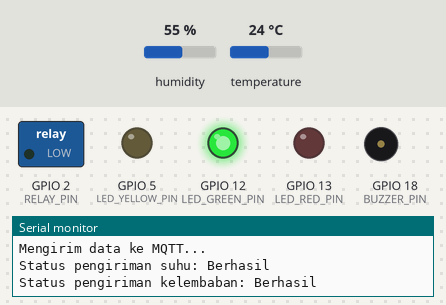
Simulated run of this sketch. Board: ESP32. On the bench: switched loads named in the sketch (green lamp = pin HIGH), output pins drawn as LEDs (lit = HIGH), buzzer (waves = sounding, pin HIGH), the last lines printed to the serial monitor. The test bench sets the inputs (shaded band); at power-on: temperature 24 °C, humidity 55 %. WiFi joins after 1.5 s; servers stay silent unless stated; no MQTT or app messages arrive unless stated.

Above: at 2.7 s.
2.8 s: temperature set to 29.3 °C
5.5 s: temperature set to 30.7 °C
At 6.3 s:
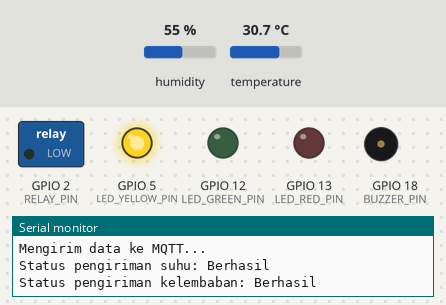
8.2 s: temperature set to 34.6 °C
10.9 s: temperature set to 35.6 °C
At 12.3 s:
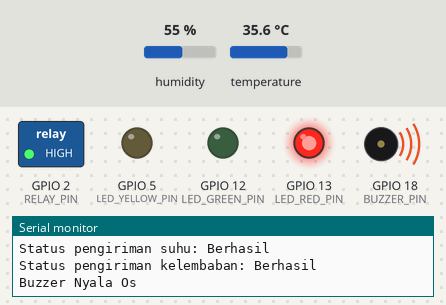
13.6 s: temperature set to 12 °C
At 14.2 s:
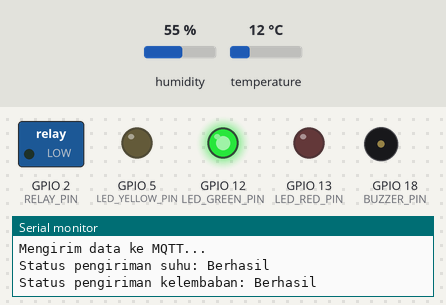
16.3 s: temperature set to 33 °C
At 18.1 s:
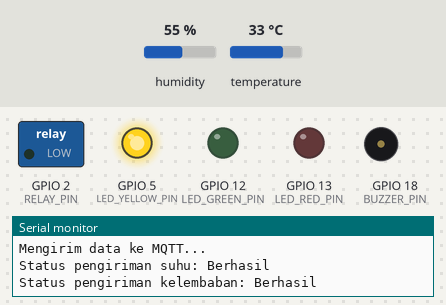
Timing chart, 0 to 19.6 s (numbered marks = the images above; inputs shaded):
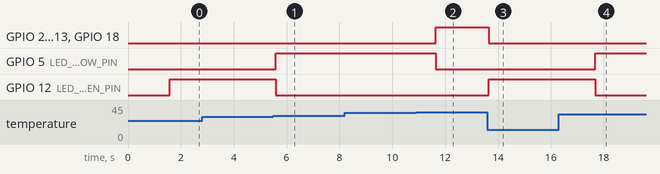

The sketch:

sketch.ino
```cpp
#include "WiFi.h"
#include "PubSubClient.h"
#include "DHT.h"

// Konfigurasi WiFi
const char* ssid = "Wokwi-GUEST";
const char* pass = "";

// Konfigurasi broker MQTT
const char* mqtt_server = "broker.hivemq.com"; // Ganti dengan alamat broker Anda
const int mqtt_port = 1883;
const char* mqtt_client_id = "UTS_PemIoT_Farel_042";
const char* topic_suhu = "UTS_PemIoT_Farel_Suhu_042";
const char* topic_kelembaban = "UTS_PemIoT_Farel_Kelembaban_042";
const char* topic_relay = "UTS_PemIoT_Farel_Relay_042";

// Konfigurasi sensor DHT
#define DHTPIN 4         // Pin DHT22 ke pin 4 di ESP32
#define DHTTYPE DHT22    // Jenis sensor DHT22

// Konfigurasi pin
#define LED_RED_PIN 13    // LED Merah ke pin 13
#define LED_YELLOW_PIN 5  // LED Kuning ke pin 5
#define LED_GREEN_PIN 12  // LED Hijau ke pin 12
#define BUZZER_PIN 18     // Buzzer ke pin 18
#define RELAY_PIN 2       // Relay ke pin 2

DHT dht(DHTPIN, DHTTYPE); // Inisialisasi objek DHT
WiFiClient espClient;
PubSubClient client(espClient);

void setup_wifi() {
  delay(10);
  Serial.println("Menghubungkan ke WiFi...");
  WiFi.begin(ssid, pass);

  while (WiFi.status() != WL_CONNECTED) {
    delay(500);
    Serial.print(".");
  }

  Serial.println("\nTerhubung ke WiFi");
  Serial.print("Alamat IP: ");
  Serial.println(WiFi.localIP());
}

void reconnect() {
  while (!client.connected()) {
    Serial.print("Attempting MQTT connection...");
    if (client.connect(mqtt_client_id)) {
      Serial.println("connected");
      client.publish("UTS_PemIoT_Farel_042", "Berhasil Masuk Pak Haji");
      client.subscribe("UTS_PemIoT_Farel_042");
    } else {
      Serial.print("failed, rc=");
      Serial.print(client.state());
      Serial.println(" try again in 5 seconds");
      delay(5000);
    }
  }
}

void setup() {
  // Setup Serial Monitor
  Serial.begin(115200);

  setup_wifi();  // Menghubungkan ke WiFi
  client.setServer(mqtt_server, mqtt_port);

  // Setup sensor DHT22
  dht.begin();

  // Setup pin
  pinMode(LED_RED_PIN, OUTPUT);
  pinMode(LED_YELLOW_PIN, OUTPUT);
  pinMode(LED_GREEN_PIN, OUTPUT);
  pinMode(BUZZER_PIN, OUTPUT);
  pinMode(RELAY_PIN, OUTPUT);
}

void loop() {
  if (!client.connected()) {
    reconnect();
  }
  client.loop();

  // Membaca suhu dan kelembaban
  float suhu = dht.readTemperature();
  float kelembaban = dht.readHumidity();

  if (isnan(suhu) || isnan(kelembaban)) {
    Serial.println("Gagal membaca sensor!");
    return;
  }

  // Menampilkan suhu dan kelembaban di Serial Monitor
  Serial.print("Suhu: ");
  Serial.print(suhu);
  Serial.print(" C\t");
  Serial.print("Kelembaban: ");
  Serial.print(kelembaban);
  Serial.println(" %");

  // Debugging pengiriman data ke MQTT
  Serial.println("Mengirim data ke MQTT...");
  bool suhuSent = client.publish(topic_suhu, String(suhu).c_str());
  bool kelembabanSent = client.publish(topic_kelembaban, String(kelembaban).c_str());
  Serial.print("Status pengiriman suhu: ");
  Serial.println(suhuSent ? "Berhasil" : "Gagal");
  Serial.print("Status pengiriman kelembaban: ");
  Serial.println(kelembabanSent ? "Berhasil" : "Gagal");

  // Logika pengendalian LED, buzzer, dan relay
  if (suhu > 35) {
    digitalWrite(LED_RED_PIN, HIGH);
    digitalWrite(BUZZER_PIN, HIGH);
    digitalWrite(LED_YELLOW_PIN, LOW);
    digitalWrite(LED_GREEN_PIN, LOW);
    digitalWrite(RELAY_PIN, HIGH);
    Serial.println("Buzzer Nyala Os");
    client.publish(topic_relay, "ON");
  } else if (suhu >= 30 && suhu <= 35) {
    digitalWrite(LED_RED_PIN, LOW);
    digitalWrite(LED_YELLOW_PIN, HIGH);
    digitalWrite(LED_GREEN_PIN, LOW);
    digitalWrite(BUZZER_PIN, LOW);
    digitalWrite(RELAY_PIN, LOW);
    client.publish(topic_relay, "OFF");
  } else {
    digitalWrite(LED_RED_PIN, LOW);
    digitalWrite(LED_YELLOW_PIN, LOW);
    digitalWrite(LED_GREEN_PIN, HIGH);
    digitalWrite(BUZZER_PIN, LOW);
    digitalWrite(RELAY_PIN, LOW);
    client.publish(topic_relay, "OFF");
  }

  delay(2000);
}
```

Measured:
- the behaviour switches between 29.9 and 30 °C on temperature (found by bisection; images 0 and 1)
- the behaviour switches between 35 and 35.1 °C on temperature (found by bisection; images 1 and 2)
- after the input at 5.5 s, GPIO 5 (LED_YELLOW_PIN): LOW → HIGH after 0.10 s; GPIO 12 (LED_GREEN_PIN): HIGH → LOW after 0.10 s
- after the input at 10.9 s, GPIO 2 (RELAY_PIN), GPIO 13 (LED_RED_PIN), GPIO 18 (BUZZER_PIN): LOW → HIGH after 0.74 s; GPIO 5 (LED_YELLOW_PIN): HIGH → LOW after 0.74 s
- after the input at 13.6 s, GPIO 2 (RELAY_PIN), GPIO 13 (LED_RED_PIN), GPIO 18 (BUZZER_PIN): HIGH → LOW after 0.05 s; GPIO 12 (LED_GREEN_PIN): LOW → HIGH after 0.05 s
- after the input at 16.3 s, GPIO 5 (LED_YELLOW_PIN): LOW → HIGH after 1.4 s; GPIO 12 (LED_GREEN_PIN): HIGH → LOW after 1.4 s
